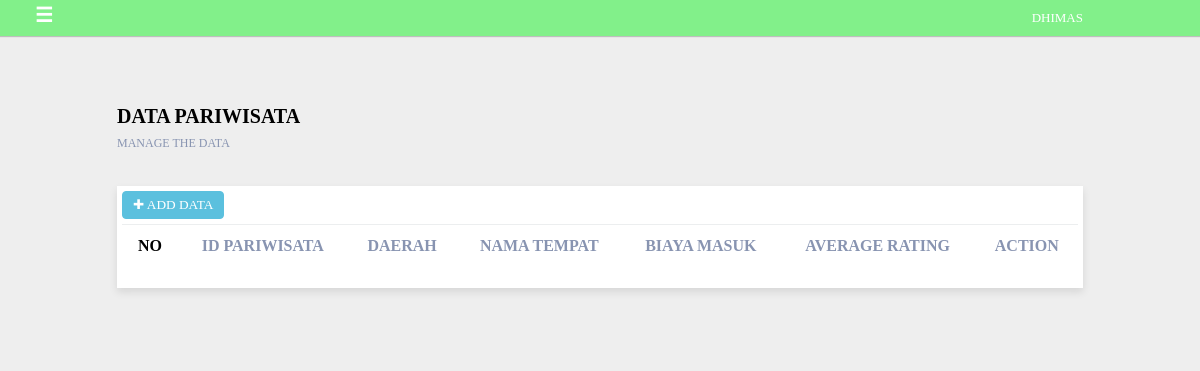
The page /discover_jatim/admin/index.php?p=index_pariwisata (signed in) on the database as committed earlier.
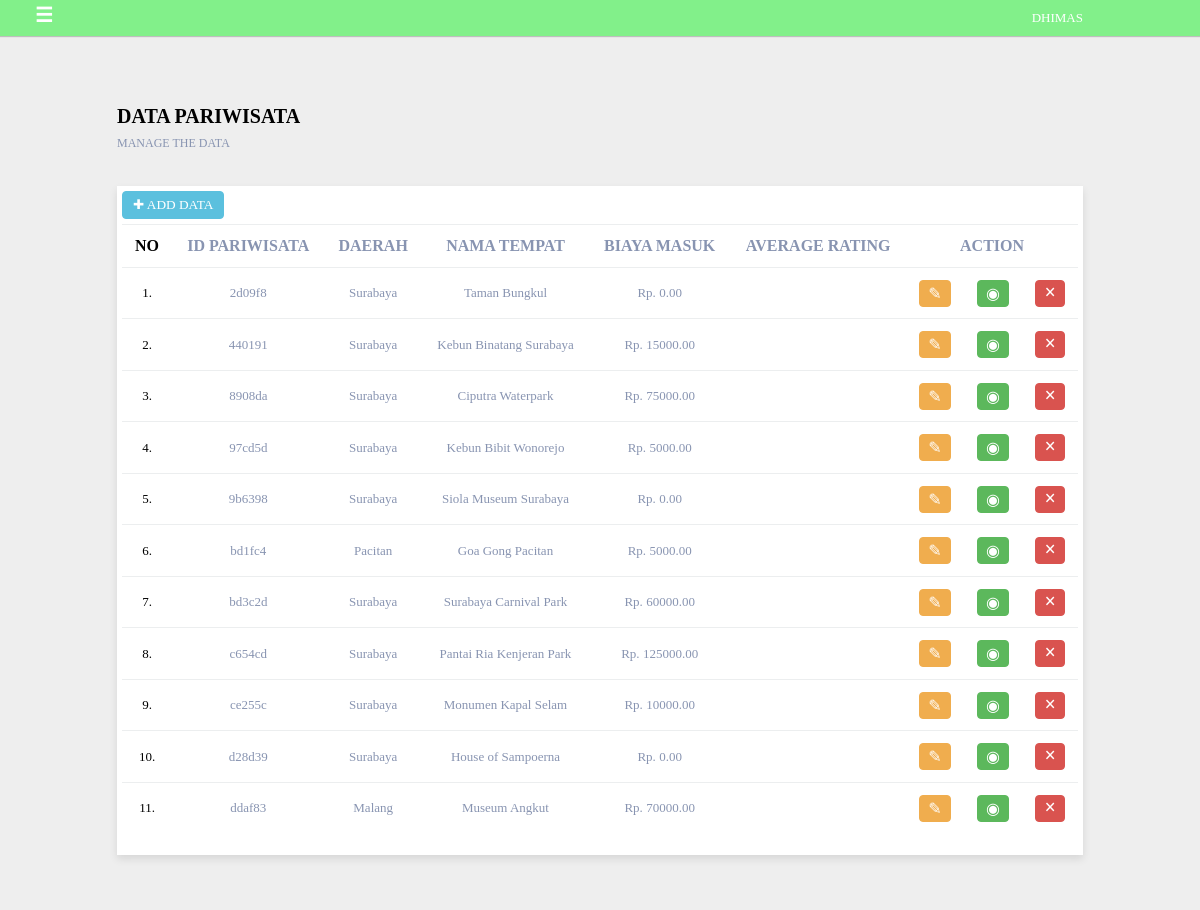
The same page on the database as committed later.
### tables this page shows
CREATE TABLE `pariwisata` (
  `id_pariwisata` char(6) NOT NULL,
  `id_daerah` char(6) NOT NULL,
  `nama_tempat` varchar(25) NOT NULL,
  `alamat_pariwisata` varchar(50) NOT NULL,
  `biaya_masuk` decimal(14,2) NOT NULL,
  `deskripsi_pariwisata` text NOT NULL,
  `avg_rating` decimal(14,2) DEFAULT NULL,
  `link_website` varchar(100) NOT NULL
);

CREATE TABLE `daerah` (
  `id_daerah` char(6) NOT NULL,
  `nama_daerah` varchar(15) NOT NULL
);

### discover_jatim/admin/modules_backend/index_pariwisata.php (the view, shortened to what this page needs)
<?php
	if(@$_SESSION['administrator'] ==""){
		echo"
			<script>
				window.location.href='index.php';
			</script>
		";
		}else{
?>
	<div class="container" id="content_sidebar">
		<div class="row">
			<div class="col-12">
				<div class="trash_content">
				</div>
			</div>
		</div>
		<div class="row">
			<div class="col-6">
				<div class="title-content">
					<strong>DATA PARIWISATA</strong>
					<small class="small-title-content">MANAGE THE DATA</small>
				</div>
			</div>
		</div>
		<div class="row">
			<div class="col-12">
				<div class="wishlist">
					<table class="table table-hover">
						<thead>
							<tr>
								<th style="color:#000;">NO</th>
								<th>ID PARIWISATA</th>
								<th>DAERAH</th>
								<th>NAMA TEMPAT</th>
								<th>BIAYA MASUK</th>
								<th>AVERAGE RATING</th>
								<th colspan="3">ACTION</th>
						</thead>
						<tbody>
							<a href="index.php?p=form_pariwisata">
							<button type="button" class="tambah_data">
								&#10010; ADD DATA
							</button>
							</a>
							<?php
								$no = 1;
								$sql = $db->prepare("SELECT p.*, p.nama_tempat AS nama, d.nama_daerah AS daerah FROM pariwisata AS p LEFT JOIN daerah AS d ON(p.id_daerah = d.id_daerah)");
								$sql->execute();
								while($hasil = $sql->fetch(PDO::FETCH_ASSOC)){
							?>
								<tr>
									<td style="color:#000;"><?php echo $no; ?>.</td>
									<td><?php echo $hasil['id_pariwisata']; ?></td>
									<td><?php echo $hasil['daerah']; ?></td>
									<td><?php echo $hasil['nama']; ?></td>
									<td>Rp. <?php echo $hasil['biaya_masuk']; ?></td>
									<td><?php echo $hasil['avg_rating']; ?></td>
									<td><input type="button" value="&#9998;" class="edit_button" onclick="javascript:window.location.href='index.php?p=form_pariwisata&id=<?php echo addslashes(base64_encode(@$hasil['id_pariwisata'])); ?>'; " />
									</td>
									<td><input type="button" value="&#9673;" class="view_button" onclick="javascript:window.location.href='index.php?p=form_pariwisata&idview=<?php echo addslashes(base64_encode(@$hasil['id_pariwisata'])); ?>'; " />
									</td>
									<td><input type="button" class="delete_button" value="&times;"onclick="javascript:if(confirm('Are You Sure Want To Delete ?') == true) {window.location.href='modules_backend/proses_pariwisata.php?id=<?php echo base64_encode(@$hasil['id_pariwisata']); ?>&proc=delete'} "/>
									</td>
								<tr>
							<?php
								$no = $no +1;
								}
							?>
						</tbody>
					</table>
				</div>
			</div>
		</div>
	</div>
		<?php } ?>

Rows that differ between the two databases and show on the page:
added pariwisata: id_pariwisata "2d09f8", id_daerah.nama_daerah "Surabaya", nama_tempat "Taman Bungkul", biaya_masuk "0.00"
added pariwisata: id_pariwisata "440191", id_daerah.nama_daerah "Surabaya", nama_tempat "Kebun Binatang Surabaya", biaya_masuk "15000.00"
added pariwisata: id_pariwisata "8908da", id_daerah.nama_daerah "Surabaya", nama_tempat "Ciputra Waterpark", biaya_masuk "75000.00"
added pariwisata: id_pariwisata "97cd5d", id_daerah.nama_daerah "Surabaya", nama_tempat "Kebun Bibit Wonorejo", biaya_masuk "5000.00"
added pariwisata: id_pariwisata "9b6398", id_daerah.nama_daerah "Surabaya", nama_tempat "Siola Museum Surabaya", biaya_masuk "0.00"
added pariwisata: id_pariwisata "bd1fc4", id_daerah.nama_daerah "Pacitan", nama_tempat "Goa Gong Pacitan", biaya_masuk "5000.00"
added pariwisata: id_pariwisata "bd3c2d", id_daerah.nama_daerah "Surabaya", nama_tempat "Surabaya Carnival Park", biaya_masuk "60000.00"
added pariwisata: id_pariwisata "c654cd", id_daerah.nama_daerah "Surabaya", nama_tempat "Pantai Ria Kenjeran Park", biaya_masuk "125000.00"
added pariwisata: id_pariwisata "ce255c", id_daerah.nama_daerah "Surabaya", nama_tempat "Monumen Kapal Selam", biaya_masuk "10000.00"
added pariwisata: id_pariwisata "d28d39", id_daerah.nama_daerah "Surabaya", nama_tempat "House of Sampoerna", biaya_masuk "0.00"
added pariwisata: id_pariwisata "ddaf83", id_daerah.nama_daerah "Malang", nama_tempat "Museum Angkut", biaya_masuk "70000.00"
